Frame 1 (no input): blank canvas, image omitted
Frame 60 (the mouse pressed at the canvas centre just before this capture): blank canvas, image omitted
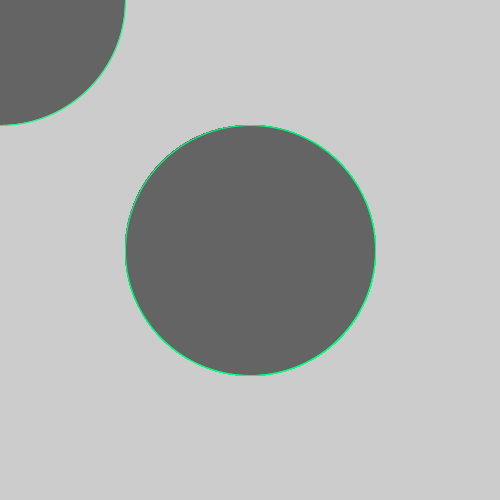
Frame 120 (the mouse held since frame 60 and released just before this capture)

The Processing sketch whose frames 1 and 60 were blank and that drew this single picture after the mouse press (run headless with seeded random() and noise(); from frame 60 on, the mouse is pressed at the canvas centre):

// Processing sketch: move_circle
// ── move_circle.pde
void setup()
{ 
  size(500,500);
  
}
void draw()
{ 
  
  fill(100);
  stroke(0,255,125);
  ellipse(pmouseX,pmouseY,mouseX,mouseY);
}
